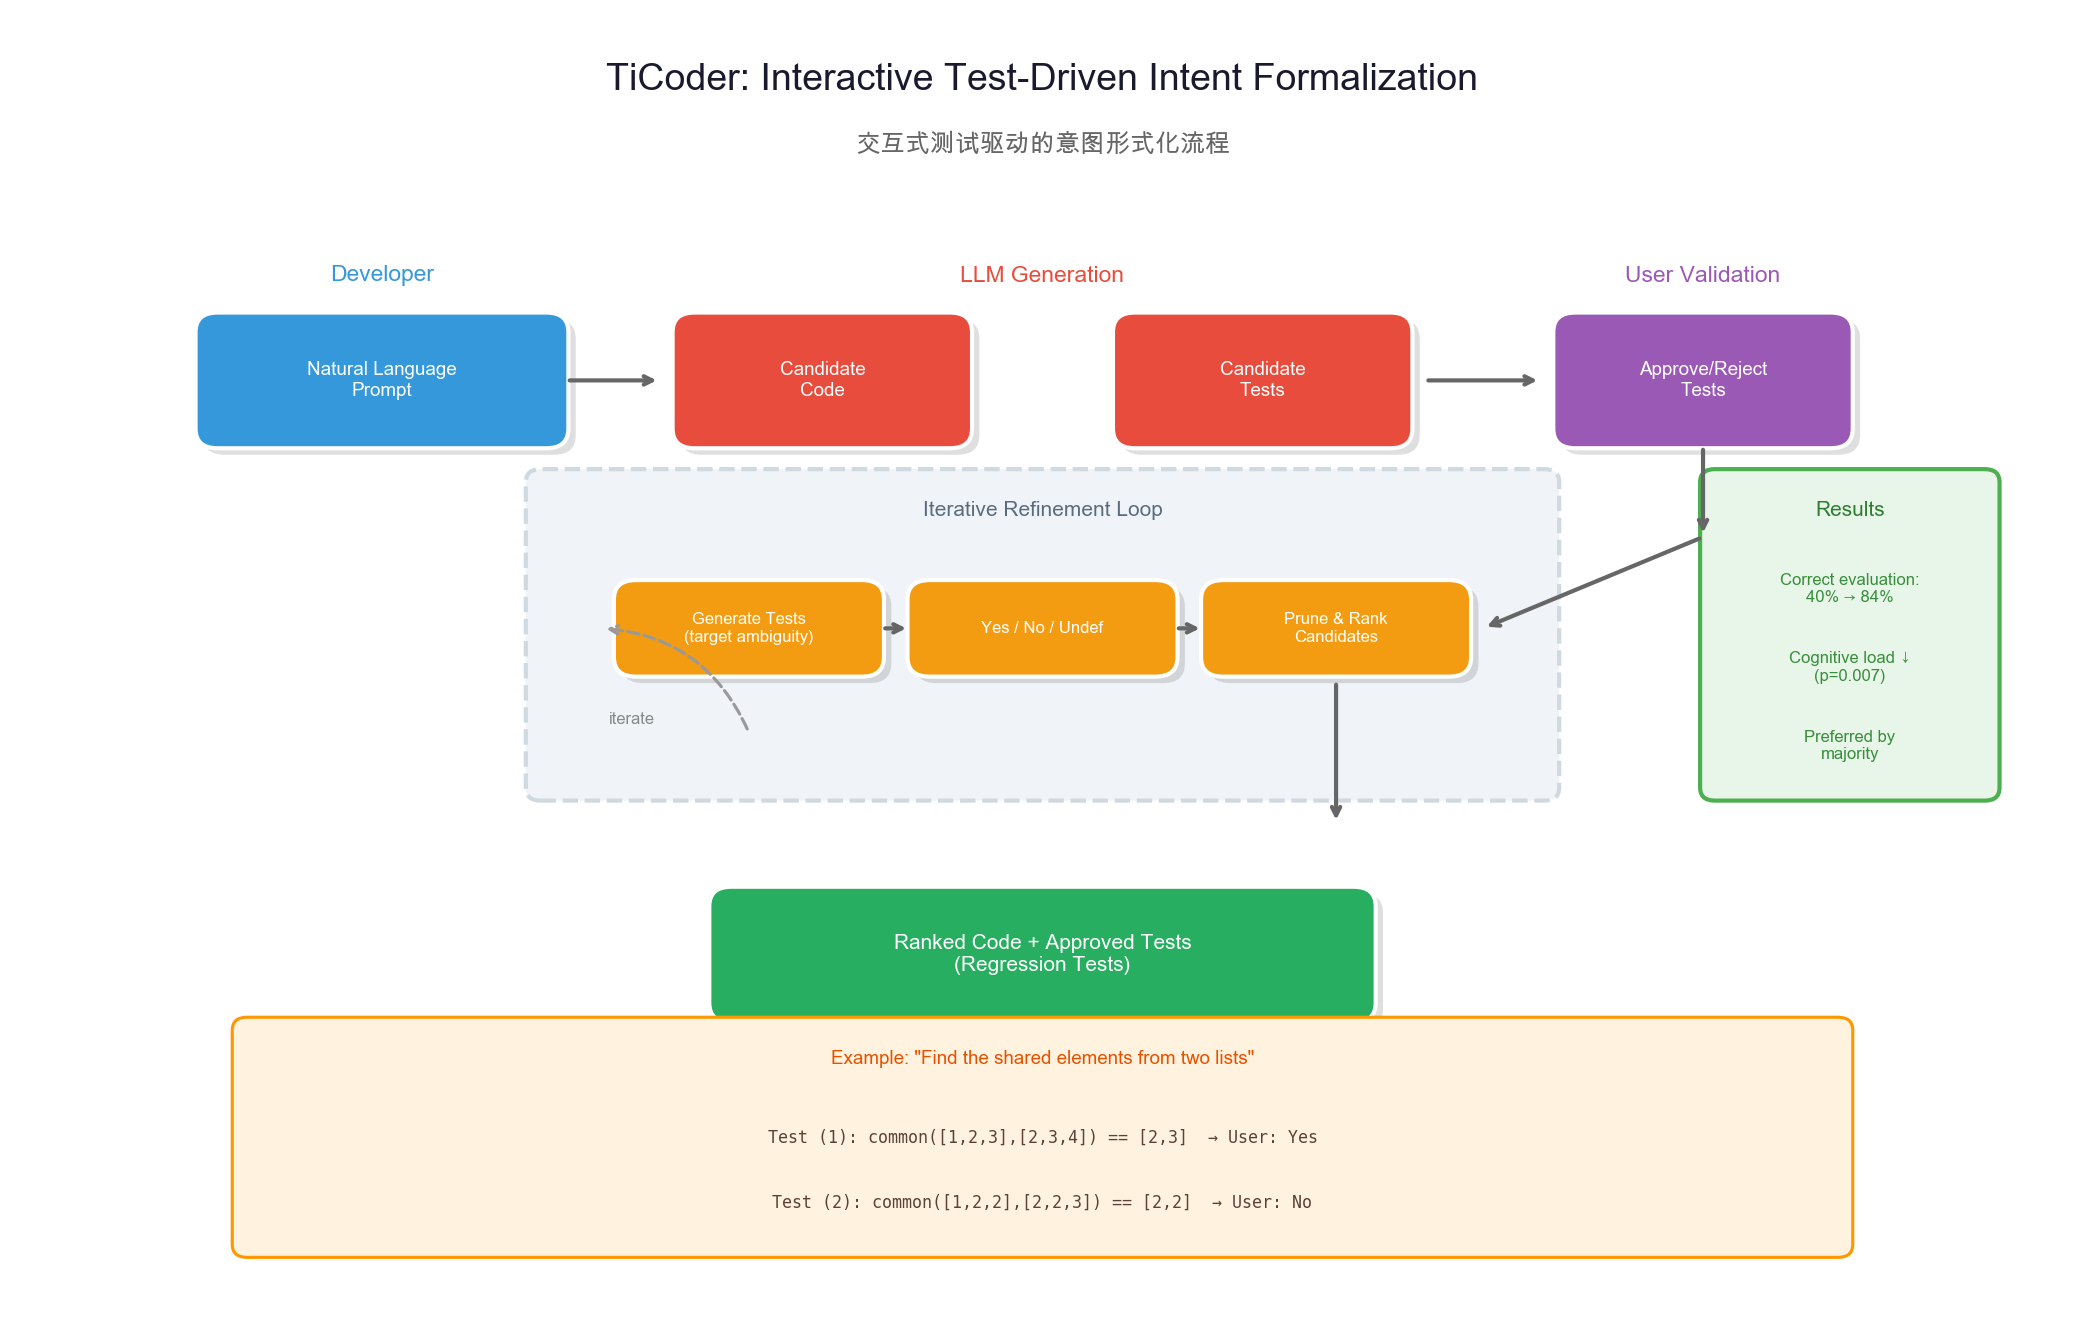

Write the Python code that produced this figure.
"""
TiCoder Interactive Workflow Diagram
生成论文中图3的可视化——TiCoder交互式意图形式化流程
"""

import matplotlib.pyplot as plt
import matplotlib.patches as mpatches
from matplotlib.patches import FancyBboxPatch, FancyArrowPatch, Circle, Rectangle
import numpy as np
import os

# 设置中文字体
plt.rcParams['font.family'] = ['Arial Unicode MS', 'STHeiti', 'sans-serif']
plt.rcParams['axes.unicode_minus'] = False

# 创建图形
fig, ax = plt.subplots(1, 1, figsize=(14, 9), dpi=150)
ax.set_xlim(0, 14)
ax.set_ylim(0, 10)
ax.axis('off')

# 颜色方案
colors = {
    'user': '#3498db',      # 蓝色 - 开发者
    'llm': '#e74c3c',       # 红色 - LLM生成
    'test': '#f39c12',      # 橙色 - 测试
    'decision': '#9b59b6',  # 紫色 - 决策
    'output': '#27ae60',    # 绿色 - 输出
    'bg_light': '#f8f9fa',
    'bg_dark': '#e9ecef'
}

def draw_box(ax, x, y, width, height, color, text, fontsize=9, text_color='white', bold=True):
    """绘制带圆角的流程框"""
    # 阴影效果
    shadow = FancyBboxPatch((x - width/2 + 0.05, y - height/2 - 0.05), width, height,
                           boxstyle="round,pad=0.02,rounding_size=0.15",
                           facecolor='#00000020', edgecolor='none')
    ax.add_patch(shadow)
    
    # 主框
    box = FancyBboxPatch((x - width/2, y - height/2), width, height,
                         boxstyle="round,pad=0.02,rounding_size=0.15",
                         facecolor=color, edgecolor='white', linewidth=2)
    ax.add_patch(box)
    
    # 文字
    weight = 'bold' if bold else 'normal'
    ax.text(x, y, text, fontsize=fontsize, fontweight=weight,
            ha='center', va='center', color=text_color, wrap=True)

def draw_arrow(ax, x1, y1, x2, y2, color='#666666', style='->', lw=2, label='', label_offset=(0, 0.3)):
    """绘制带标签的箭头"""
    ax.annotate('', xy=(x2, y2), xytext=(x1, y1),
                arrowprops=dict(arrowstyle=style, lw=lw, color=color,
                               connectionstyle="arc3,rad=0"))
    if label:
        ax.text((x1+x2)/2 + label_offset[0], (y1+y2)/2 + label_offset[1], 
                label, fontsize=8, ha='center', va='center', 
                color='#555555', style='italic')

# 标题
ax.text(7, 9.5, 'TiCoder: Interactive Test-Driven Intent Formalization', 
        fontsize=18, fontweight='bold', ha='center', va='center', color='#1a1a2e')
ax.text(7, 9.0, '交互式测试驱动的意图形式化流程', fontsize=12, 
        ha='center', va='center', color='#666666', style='italic')

# ===== 左侧：用户输入 =====
ax.text(2.5, 8.0, 'Developer', fontsize=11, fontweight='bold', 
        ha='center', va='center', color=colors['user'])
draw_box(ax, 2.5, 7.2, 2.5, 1.0, colors['user'], 
         'Natural Language\nPrompt', fontsize=9)

# ===== 中间：LLM生成 =====
ax.text(7, 8.0, 'LLM Generation', fontsize=11, fontweight='bold', 
        ha='center', va='center', color=colors['llm'])
draw_box(ax, 5.5, 7.2, 2.0, 1.0, colors['llm'], 
         'Candidate\nCode', fontsize=9)
draw_box(ax, 8.5, 7.2, 2.0, 1.0, colors['llm'], 
         'Candidate\nTests', fontsize=9)

# ===== 右侧：用户审核 =====
ax.text(11.5, 8.0, 'User Validation', fontsize=11, fontweight='bold', 
        ha='center', va='center', color=colors['decision'])
draw_box(ax, 11.5, 7.2, 2.0, 1.0, colors['decision'], 
         'Approve/Reject\nTests', fontsize=9)

# ===== 循环反馈区域 =====
# 背景框
loop_bg = FancyBboxPatch((3.5, 4.0), 7.0, 2.5,
                          boxstyle="round,pad=0.02,rounding_size=0.1",
                          facecolor='#f0f4f8', edgecolor='#d0d8e0', 
                          linewidth=2, linestyle='--')
ax.add_patch(loop_bg)
ax.text(7, 6.2, 'Iterative Refinement Loop', fontsize=10, fontweight='bold',
        ha='center', va='center', color='#5a6c7d')

# 循环内的元素
draw_box(ax, 5.0, 5.3, 1.8, 0.7, colors['test'], 
         'Generate Tests\n(target ambiguity)', fontsize=8)
draw_box(ax, 7.0, 5.3, 1.8, 0.7, colors['test'], 
         'Yes / No / Undef', fontsize=8)
draw_box(ax, 9.0, 5.3, 1.8, 0.7, colors['test'], 
         'Prune & Rank\nCandidates', fontsize=8)

# ===== 底部：输出 =====
draw_box(ax, 7, 2.8, 4.5, 1.0, colors['output'], 
         'Ranked Code + Approved Tests\n(Regression Tests)', fontsize=10)

# ===== 箭头连接 =====
# 输入到生成
draw_arrow(ax, 3.75, 7.2, 4.4, 7.2, label='')

# 生成到审核
draw_arrow(ax, 9.6, 7.2, 10.4, 7.2, label='')

# 审核到循环
draw_arrow(ax, 11.5, 6.7, 11.5, 6.0, label='')
draw_arrow(ax, 11.5, 6.0, 10.0, 5.3, label='', label_offset=(0.3, 0.2))

# 循环内部箭头
draw_arrow(ax, 5.9, 5.3, 6.1, 5.3, label='')
draw_arrow(ax, 7.9, 5.3, 8.1, 5.3, label='')

# 反馈循环（虚线）
ax.annotate('', xy=(4.0, 5.3), xytext=(5.0, 4.5),
            arrowprops=dict(arrowstyle='->', lw=1.5, color='#999999',
                           linestyle='--', connectionstyle="arc3,rad=0.3"))
ax.text(4.2, 4.6, 'iterate', fontsize=8, ha='center', va='center', 
        color='#888888', style='italic')

# 循环到输出
draw_arrow(ax, 9.0, 4.9, 9.0, 3.8, label='')

# ===== 右侧说明 =====
# 效果指标
metrics_bg = FancyBboxPatch((11.5, 4.0), 2.0, 2.5,
                             boxstyle="round,pad=0.02,rounding_size=0.1",
                             facecolor='#e8f5e9', edgecolor='#4caf50', 
                             linewidth=2)
ax.add_patch(metrics_bg)
ax.text(12.5, 6.2, 'Results', fontsize=10, fontweight='bold',
        ha='center', va='center', color='#2e7d32')
ax.text(12.5, 5.6, 'Correct evaluation:\n40% → 84%', fontsize=8,
        ha='center', va='center', color='#388e3c')
ax.text(12.5, 5.0, 'Cognitive load ↓\n(p=0.007)', fontsize=8,
        ha='center', va='center', color='#388e3c')
ax.text(12.5, 4.4, 'Preferred by\nmajority', fontsize=8,
        ha='center', va='center', color='#388e3c')

# ===== 底部示例 =====
example_bg = FancyBboxPatch((1.5, 0.5), 11, 1.8,
                             boxstyle="round,pad=0.02,rounding_size=0.1",
                             facecolor='#fff3e0', edgecolor='#ff9800', 
                             linewidth=1.5)
ax.add_patch(example_bg)
ax.text(7, 2.0, 'Example: "Find the shared elements from two lists"', 
        fontsize=9, fontweight='bold', ha='center', va='center', color='#e65100')
ax.text(7, 1.4, 'Test (1): common([1,2,3],[2,3,4]) == [2,3]  → User: Yes', 
        fontsize=8, ha='center', va='center', color='#5d4037', family='monospace')
ax.text(7, 0.9, 'Test (2): common([1,2,2],[2,2,3]) == [2,2]  → User: No', 
        fontsize=8, ha='center', va='center', color='#5d4037', family='monospace')

plt.tight_layout()

# 保存
output_dir = '/Users/ericbinder/Documents/repos/githubpage/amytis-blog/public/images/papers/intent-formalization'
os.makedirs(output_dir, exist_ok=True)
plt.savefig(f'{output_dir}/ticoder-workflow.png', dpi=150, bbox_inches='tight',
            facecolor='white', edgecolor='none')
print(f'✓ Saved: {output_dir}/ticoder-workflow.png')
plt.close()
